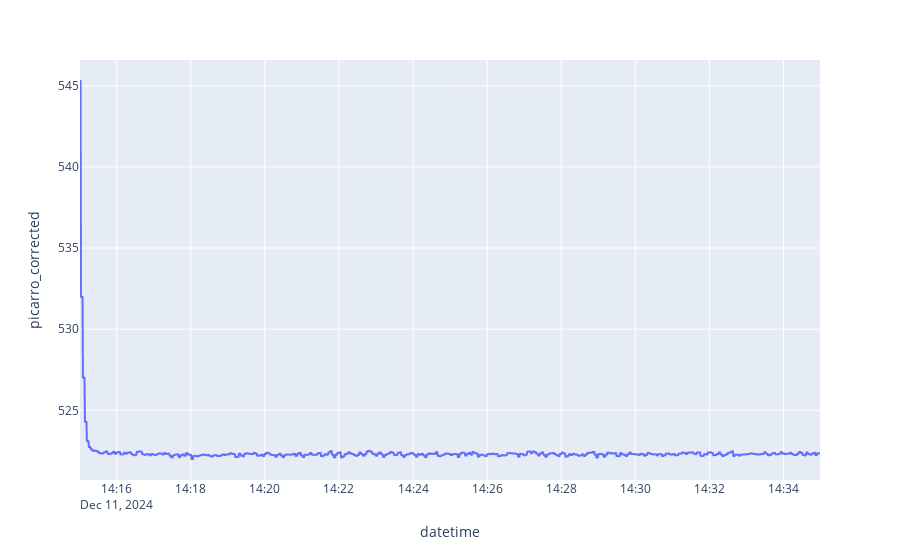
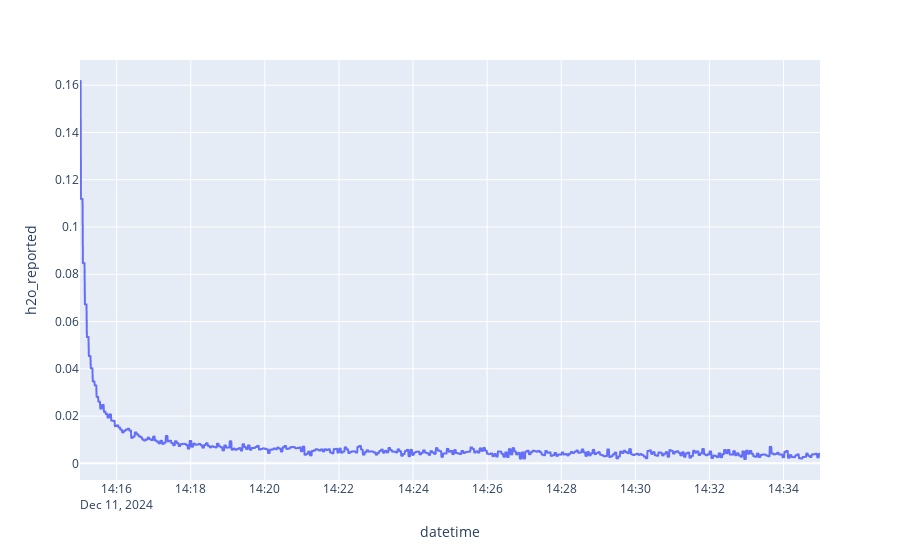

Notebook code cell kept with these figures, in order:
### Code cell
# 87 UTC: 14:15 - 14:35
# Reading: 518.8

start_date = datetime(2024, 12, 11, 14, 15, 0).replace(tzinfo=timezone.utc)
end_date = datetime(2024, 12, 11, 14, 35, 0).replace(tzinfo=timezone.utc)

process_calibration_time(df_p_dwd, start_date, end_date)

### Figure 1 — Plotly figure (JSON) as saved in the notebook; plotly's stock layout.template omitted (floating-point values rounded to 4 significant figures; data arrays with more than 128 entries replaced by an {"elided": "..."} marker saying what was removed)
{"data": [{"hovertemplate": "datetime=%{x}<br>picarro_corrected=%{y}<extra></extra>", "legendgroup": "", "line": {"color": "#636efa", "dash": "solid"}, "marker": {"symbol": "circle"}, "mode": "lines", "name": "", "showlegend": false, "type": "scattergl", "x": {"elided": "1216 str values"}, "xaxis": "x", "y": {"elided": "1216 float values"}, "yaxis": "y"}], "layout": {"legend": {"tracegroupgap": 0}, "margin": {"t": 60}, "xaxis": {"anchor": "y", "domain": [0, 1], "title": {"text": "datetime"}}, "yaxis": {"anchor": "x", "domain": [0, 1], "title": {"text": "picarro_corrected"}}}}

### Figure 2 — Plotly figure (JSON) as saved in the notebook; plotly's stock layout.template omitted (floating-point values rounded to 4 significant figures; data arrays with more than 128 entries replaced by an {"elided": "..."} marker saying what was removed)
{"data": [{"hovertemplate": "datetime=%{x}<br>h2o_reported=%{y}<extra></extra>", "legendgroup": "", "line": {"color": "#636efa", "dash": "solid"}, "marker": {"symbol": "circle"}, "mode": "lines", "name": "", "showlegend": false, "type": "scattergl", "x": {"elided": "1216 str values"}, "xaxis": "x", "y": {"elided": "1216 float values"}, "yaxis": "y"}], "layout": {"legend": {"tracegroupgap": 0}, "margin": {"t": 60}, "xaxis": {"anchor": "y", "domain": [0, 1], "title": {"text": "datetime"}}, "yaxis": {"anchor": "x", "domain": [0, 1], "title": {"text": "h2o_reported"}}}}
